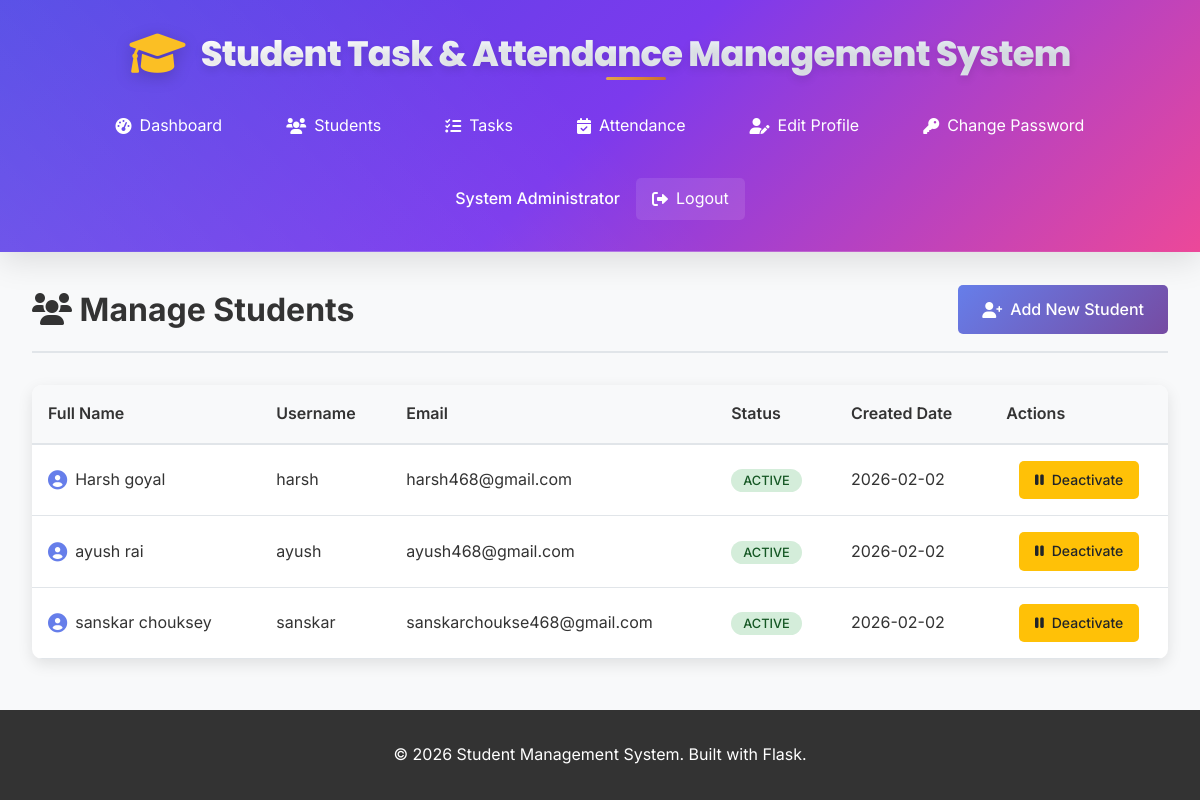
The page /admin/students (signed in) on the database its author committed.
### models.py (models this page shows, shortened)
class User(UserMixin, db.Model):
    id = db.Column(db.Integer, primary_key=True)
    username = db.Column(db.String(80), unique=True, nullable=False)
    email = db.Column(db.String(120), unique=True, nullable=False)
    password_hash = db.Column(db.String(120), nullable=False)
    role = db.Column(db.String(20), nullable=False, default='student')  # 'admin' or 'student'
    full_name = db.Column(db.String(100), nullable=False)
    created_at = db.Column(db.DateTime, default=datetime.utcnow)
    is_active = db.Column(db.Boolean, default=True)
    tasks = db.relationship('Task', backref='assigned_student', lazy=True, foreign_keys='Task.student_id')
    attendance_records = db.relationship('Attendance', backref='student', lazy=True, foreign_keys='Attendance.student_id')
    def is_admin(self):
        return self.role == 'admin'

### app.py (the view)
    def decorated_function(*args, **kwargs):
        if not current_user.is_authenticated or not current_user.is_admin():
            flash('Access denied. Admin privileges required.', 'error')
            return redirect(url_for('student.dashboard'))
        return f(*args, **kwargs)

### app.py (called while the page is built)
@app.context_processor
def inject_date():
    return {'date': date}

def admin_required(f):
    def decorated_function(*args, **kwargs):
        if not current_user.is_authenticated or not current_user.is_admin():
            flash('Access denied. Admin privileges required.', 'error')
            return redirect(url_for('student.dashboard'))
        return f(*args, **kwargs)
    decorated_function.__name__ = f.__name__
    return decorated_function

@app.route('/admin/students')
@login_required
@admin_required
def admin_students():
    students = User.query.filter_by(role='student').order_by(User.full_name).all()
    return render_template('admin/students.html', students=students)

### templates/admin/students.html (shortened to what this page needs)
{% extends "base.html" %}
{% block content %}
<div class="page-container">
    <div class="page-header">
        <h1><i class="fas fa-users"></i> Manage Students</h1>
        <a href="{{ url_for('create_student') }}" class="btn btn-primary">
            <i class="fas fa-user-plus"></i> Add New Student
        </a>
    </div>
    {% if students %}
        <div class="table-container">
            <table class="data-table">
                <thead>
                    <tr>
                        <th>Full Name</th>
                        <th>Username</th>
                        <th>Email</th>
                        <th>Status</th>
                        <th>Created Date</th>
                        <th>Actions</th>
                    </tr>
                </thead>
                <tbody>
                    {% for student in students %}
                        <tr>
                            <td>
                                <div class="user-info">
                                    <i class="fas fa-user-circle"></i>
                                    <span>{{ student.full_name }}</span>
                                </div>
                            </td>
                            <td>{{ student.username }}</td>
                            <td>{{ student.email }}</td>
                            <td>
                                <span class="status-badge {% if student.is_active %}status-active{% else %}status-inactive{% endif %}">
                                    {% if student.is_active %}Active{% else %}Inactive{% endif %}
                                </span>
                            </td>
                            <td>{{ student.created_at.strftime('%Y-%m-%d') }}</td>
                            <td>
                                <div class="action-buttons">
                                    <a href="{{ url_for('toggle_student_status', student_id=student.id) }}"
                                       class="btn btn-sm {% if student.is_active %}btn-warning{% else %}btn-success{% endif %}"
                                       onclick="return confirm('Are you sure you want to {% if student.is_active %}deactivate{% else %}activate{% endif %} this student?')">
                                        <i class="fas fa-{% if student.is_active %}pause{% else %}play{% endif %}"></i>
                                        {% if student.is_active %}Deactivate{% else %}Activate{% endif %}
                                    </a>
                                </div>
                            </td>
                        </tr>
                    {% endfor %}
                </tbody>
            </table>
        </div>
    {% endif %}
</div>
{% endblock %}

### templates/base.html (shortened to what this page needs)
<!DOCTYPE html>
<html lang="en">
<head>
    <link rel="stylesheet" href="{{ url_for('static', filename='css/style.css') }}">
    <link href="https://cdnjs.cloudflare.com/ajax/libs/font-awesome/6.0.0/css/all.min.css" rel="stylesheet">
</head>
<body>
    <nav class="navbar">
        <div class="nav-container">
            <div class="nav-brand">
                <i class="fas fa-graduation-cap"></i>
                <span>Student Task & Attendance Management System</span>
            </div>
            {% if current_user.is_authenticated %}
            <div class="nav-menu">
                {% if current_user.is_admin() %}
                    <a href="{{ url_for('admin_dashboard') }}" class="nav-link">
                        <i class="fas fa-tachometer-alt"></i> Dashboard
                    </a>
                    <a href="{{ url_for('admin_students') }}" class="nav-link">
                        <i class="fas fa-users"></i> Students
                    </a>
                    <a href="{{ url_for('admin_tasks') }}" class="nav-link">
                        <i class="fas fa-tasks"></i> Tasks
                    </a>
                    <a href="{{ url_for('admin_attendance') }}" class="nav-link">
                        <i class="fas fa-calendar-check"></i> Attendance
                    </a>
                    <a href="{{ url_for('admin_edit_profile') }}" class="nav-link">
                        <i class="fas fa-user-edit"></i> Edit Profile
                    </a>
                    <a href="{{ url_for('admin_change_password') }}" class="nav-link">
                        <i class="fas fa-key"></i> Change Password
                    </a>
                {% endif %}
                <div class="nav-user">
                    <span class="user-name">{{ current_user.full_name }}</span>
                    <a href="{{ url_for('logout') }}" class="nav-link logout">
                        <i class="fas fa-sign-out-alt"></i> Logout
                    </a>
                </div>
            </div>
            {% endif %}
        </div>
    </nav>
    <main class="main-content">
        {% block content %}{% endblock %}
    </main>
    <footer class="footer">
        <div class="footer-content">
            <p>&copy; 2026 Student Management System. Built with Flask.</p>
        </div>
    </footer>
</body>
</html>

### static/css/style.css (style rules this page uses)
* { margin: 0; padding: 0; box-sizing: border-box; }
body { font-family: 'Inter', -apple-system, BlinkMacSystemFont, 'Segoe UI', Roboto, Oxygen, Ubuntu, Cantarell, sans-serif; line-height: 1.6; color: #333; background-color: #f8f9fa; min-height: 100vh; display: flex; flex-direction: column; }
.navbar { background: linear-gradient(135deg, #4f46e5 0%, #7c3aed 50%, #ec4899 100%); color: white; padding: 2rem 0; box-shadow: 0 8px 32px rgba(0,0,0,0.12); position: relative; overflow: hidden; }
.navbar::before { content: ''; position: absolute; top: 0; left: 0; right: 0; bottom: 0; background: linear-gradient(45deg, rgba(255,255,255,0.1) 0%, transparent 50%); pointer-events: none; }
.navbar::after { content: ''; position: absolute; bottom: 0; left: 0; right: 0; height: 1px; background: linear-gradient(90deg, transparent 0%, rgba(255,255,255,0.3) 50%, transparent 100%); }
.nav-container { max-width: 1200px; margin: 0 auto; padding: 0 2rem; display: flex; flex-direction: column; align-items: center; gap: 1rem; }
.nav-brand { display: flex; align-items: center; justify-content: center; font-family: 'Poppins', sans-serif; font-size: 2.2rem; font-weight: 800; text-align: center; letter-spacing: -0.02em; position: relative; z-index: 1; margin-bottom: 0.75rem; line-height: 1.2; }
.nav-brand span { background: linear-gradient(135deg, #ffffff 0%, #f1f5f9 30%, #e2e8f0 100%); -webkit-background-clip: text; -webkit-text-fill-color: transparent; background-clip: text; text-shadow: 0 4px 8px rgba(0,0,0,0.1); position: relative; }
.nav-brand span::after { content: ''; position: absolute; bottom: -4px; left: 50%; transform: translateX(-50%); width: 60px; height: 3px; background: linear-gradient(90deg, #fbbf24, #f59e0b, #d97706); border-radius: 2px; opacity: 0.8; }
.nav-brand i { margin-right: 1rem; font-size: 2.8rem; color: #fbbf24; filter: drop-shadow(0 4px 8px rgba(0,0,0,0.2)); animation: pulse 2s ease-in-out infinite alternate; }
.nav-menu { display: flex; align-items: center; gap: 2rem; flex-wrap: wrap; justify-content: center; }
.nav-link { color: white; text-decoration: none; padding: 0.5rem 1rem; border-radius: 5px; transition: background-color 0.3s; display: flex; align-items: center; gap: 0.5rem; }
.nav-user { display: flex; align-items: center; gap: 1rem; }
.user-name { font-weight: 500; }
.logout { background-color: rgba(255,255,255,0.1); }
.main-content { flex: 1; max-width: 1200px; margin: 0 auto; padding: 2rem; width: 100%; }
.btn { padding: 0.75rem 1.5rem; border: none; border-radius: 5px; font-size: 1rem; font-weight: 500; text-decoration: none; display: inline-flex; align-items: center; gap: 0.5rem; cursor: pointer; transition: all 0.3s; text-align: center; justify-content: center; }
.btn-primary { background: linear-gradient(135deg, #667eea 0%, #764ba2 100%); color: white; }
.btn-warning { background-color: #ffc107; color: #212529; }
.btn-sm { padding: 0.5rem 1rem; font-size: 0.875rem; }
.action-buttons { display: flex; justify-content: center; gap: 1rem; flex-wrap: wrap; }
.table-container { background: white; border-radius: 10px; box-shadow: 0 5px 15px rgba(0,0,0,0.1); overflow: hidden; }
.data-table { width: 100%; border-collapse: collapse; }
.data-table th { background-color: #f8f9fa; padding: 1rem; text-align: left; font-weight: 600; color: #333; border-bottom: 2px solid #e1e5e9; }
.data-table td { padding: 1rem; border-bottom: 1px solid #e1e5e9; }
.user-info { display: flex; align-items: center; gap: 0.5rem; }
.user-info i { color: #667eea; font-size: 1.2rem; }
.status-badge { padding: 0.25rem 0.75rem; border-radius: 20px; font-size: 0.8rem; font-weight: 500; text-transform: uppercase; }
.status-active { background-color: #d4edda; color: #155724; }
.action-buttons { display: flex; gap: 0.5rem; }
.page-container { max-width: 1200px; margin: 0 auto; }
.page-header { display: flex; justify-content: space-between; align-items: center; margin-bottom: 2rem; padding-bottom: 1rem; border-bottom: 2px solid #e1e5e9; }
.page-header h1 { color: #333; }
.footer { background-color: #333; color: white; text-align: center; padding: 2rem 0; margin-top: auto; }
.footer-content { max-width: 1200px; margin: 0 auto; padding: 0 2rem; }

### rows shown on the page
User: full_name "System Administrator"
User: full_name "Harsh goyal", username "harsh", email "harsh468@gmail.com", is_active "ACTIVE", created_at "2026-02-02"
User: full_name "ayush rai", username "ayush", email "ayush468@gmail.com", is_active "ACTIVE", created_at "2026-02-02"
User: full_name "sanskar chouksey", username "sanskar", email "sanskarchoukse468@gmail.com", is_active "ACTIVE", created_at "2026-02-02"
